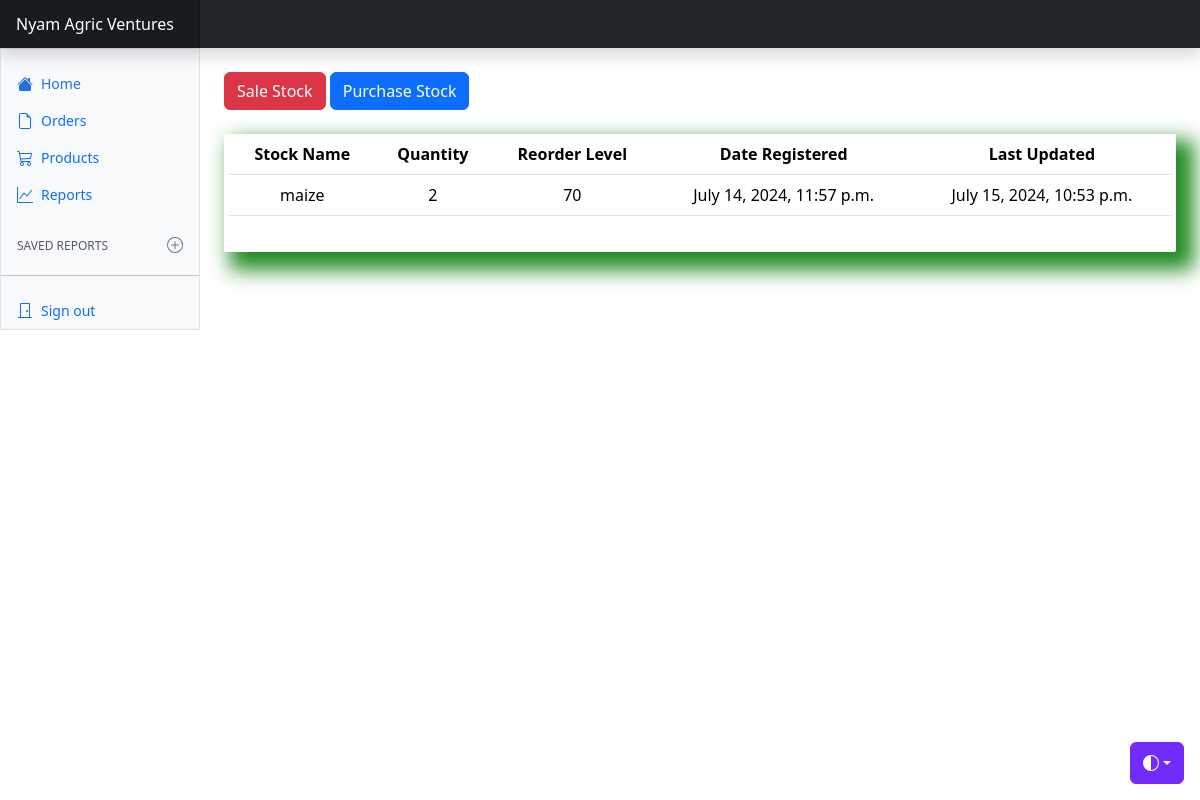
Screenshot of /stock_info/1/ with the database file from the repository.
### stock_app/models.py (models this page shows, shortened)
class Stock(models.Model):
    category = models.ForeignKey(Category, on_delete=models.CASCADE, blank=True, null=True)
    stock_name = models.CharField(max_length=100, blank=True, null=True)
    quantity = models.IntegerField(default=0, blank=True, null=True)
    quantity_purchased = models.IntegerField(default=0, blank=True, null=True)
    purchased_by = models.CharField(max_length=100, blank=True, null=True)
    quantity_sold = models.IntegerField(default=0, blank=True, null=True)
    sold_by = models.CharField(max_length=100, blank=True, null=True)
    sold_to = models.CharField(max_length=100, blank=True, null=True)
    reorder_level = models.IntegerField(blank=True, null=True)
    date_registered = models.DateTimeField(auto_now_add=True, auto_now=False)
    last_updated = models.DateTimeField(auto_now_add=False, auto_now=True)
    export_to_csv = models.BooleanField(default=False)

### stock_app/views.py (the view)
# urls.py: path('stock_info/<str:pk>/', views.stock_info, name="stock_info"),
def stock_info(request, pk):
    stock = Stock.objects.get(id=pk)
    context = {
        "stock": stock
    }
    return render(request, 'stock_info.html', context)

### stock_app/templates/stock_info.html (shortened to what this page needs)
<!doctype html>
{% load static %}
{% load crispy_forms_tags %}
<html lang="en" data-bs-theme="auto">
  <head><script src="/docs/5.3/assets/js/color-modes.js"></script>
     <link href="{% static 'css/stylesheet.css' %}" rel="stylesheet">
    <link href="{% static 'css/bootstrap.min.css' %}" rel="stylesheet">
    <link href="{% static 'css/dashboard.css' %}" rel="stylesheet">
    <link rel="stylesheet" href="https://cdn.jsdelivr.net/npm/@docsearch/css@3">
<link href="/docs/5.3/dist/css/bootstrap.min.css" rel="stylesheet">
    <link href="https://cdn.jsdelivr.net/npm/bootstrap-icons@1.10.5/font/bootstrap-icons.min.css" rel="stylesheet">
    <link href="dashboard.css" rel="stylesheet">
  </head>
  <body>
    <div class="dropdown position-fixed bottom-0 end-0 mb-3 me-3 bd-mode-toggle">
      <button class="btn btn-bd-primary py-2 dropdown-toggle d-flex align-items-center"
              id="bd-theme"
              type="button"
              aria-expanded="false"
              data-bs-toggle="dropdown"
              aria-label="Toggle theme (auto)">
        <svg class="bi my-1 theme-icon-active" width="1em" height="1em"><use href="#circle-half"></use></svg>
      </button>
    </div>
<header class="navbar sticky-top bg-dark flex-md-nowrap p-0 shadow" data-bs-theme="dark">
  <a class="navbar-brand col-md-3 col-lg-2 me-0 px-3 fs-6 text-white" href="#">Nyam Agric Ventures</a>
</header>
<div class="container-fluid">
  <div class="row">
    <div class="sidebar border border-right col-md-3 col-lg-2 p-0 bg-body-tertiary">
      <div class="offcanvas-md offcanvas-end bg-body-tertiary" tabindex="-1" id="sidebarMenu" aria-labelledby="sidebarMenuLabel">
        <div class="offcanvas-body d-md-flex flex-column p-0 pt-lg-3 overflow-y-auto">
          <ul class="nav flex-column">
            <li class="nav-item">
              <a class="nav-link d-flex align-items-center gap-2 active" aria-current="page" href="{% url 'home' %}">
                <svg class="bi"><use xlink:href="#house-fill"/></svg>
                Home
              </a>
            </li>
            <li class="nav-item">
              <a class="nav-link d-flex align-items-center gap-2" href="{% url 'stock_details' %}">
                <svg class="bi"><use xlink:href="#file-earmark"/></svg>
                Orders
              </a>
            </li>
            <li class="nav-item">
              <a class="nav-link d-flex align-items-center gap-2" href="{% url 'stock_list' %}">
                <svg class="bi"><use xlink:href="#cart"/></svg>
                Products
              </a>
            </li>
            <li class="nav-item">
              <a class="nav-link d-flex align-items-center gap-2" href="#">
                <svg class="bi"><use xlink:href="#graph-up"/></svg>
                Reports
              </a>
            </li>
          </ul>
          <h6 class="sidebar-heading d-flex justify-content-between align-items-center px-3 mt-4 mb-1 text-body-secondary text-uppercase">
            <span>Saved reports</span>
            <a class="link-secondary" href="#" aria-label="Add a new report">
              <svg class="bi"><use xlink:href="#plus-circle"/></svg>
            </a>
          </h6>
          <hr class="my-3">
          <ul class="nav flex-column mb-auto">
            <li class="nav-item">
              <a class="nav-link d-flex align-items-center gap-2" href="#">
                <svg class="bi"><use xlink:href="#door-closed"/></svg>
                Sign out
              </a>
            </li>
          </ul>
        </div>
      </div>
    </div>
    <main class="col-md-9 ms-sm-auto col-lg-10 px-md-4" >
      <br>
      <a href="{% url 'sale_stock' stock.id %}"><div class="btn btn-danger">Sale Stock</div></a>
       <a href="{% url 'purchase_stock' stock.id %}"><div class="btn btn-primary">Purchase Stock</div></a>
      <br>
      <br>
      <div class="display_table">
         <table class="table">
             <thead>
             <tr>
               <th>Stock Name</th>
               <th>Quantity</th>
               <th>Reorder Level</th>
               <th>Date Registered</th>
               <th>Last Updated</th>
             </tr>
             </thead>
             <tr>
                <td>{{stock.stock_name}}</td>
               <td>{{stock.reorder_level}}</td>
                <td>{{stock.quantity}}</td>
                <td>{{stock.date_registered}}</td>
                <td>{{stock.last_updated}}</td>
             </tr>
    </main>
  </div>
</div>
    <script src="https://cdn.jsdelivr.net/npm/chart.js@4.3.2/dist/chart.umd.js"></script><script src="dashboard.js"></script></body>
</html>

### stock_app/static/css/stylesheet.css (style rules this page uses)
.table { font-size= 13px; text-align: center; width: 95; margin: auto; }
.display_table { border-bottom-right-radius: 2px; padding-left: 5px; padding-right: 5px; padding-bottom: 20px; box-shadow: 12px 12px 20px 6px #228B22; }

### stock_app/static/css/dashboard.css (style rules this page uses)
.bi { display: inline-block; width: 1rem; height: 1rem; }
.sidebar .nav-link { font-size: .875rem; font-weight: 500; }
.sidebar .nav-link.active { color: #2470dc; }
.sidebar-heading { font-size: .75rem; }
.navbar-brand { padding-top: .75rem; padding-bottom: .75rem; background-color: rgba(0, 0, 0, .25); box-shadow: inset -1px 0 0 rgba(0, 0, 0, .25); }

### stock_app/templates/stock_info.html (style rules this page uses)
.bi { vertical-align: -.125em; fill: currentColor; }
.btn-bd-primary { --bd-violet-bg: #712cf9; --bd-violet-rgb: 112.520718, 44.062154, 249.437846; --bs-btn-font-weight: 600; --bs-btn-color: var(--bs-white); --bs-btn-bg: var(--bd-violet-bg); --bs-btn-border-color: var(--bd-violet-bg); --bs-btn-hover-color: var(--bs-white); --bs-btn-hover-bg: #6528e0; --bs-btn-hover-border-color: #6528e0; --bs-btn-focus-shadow-rgb: var(--bd-violet-rgb); --bs-btn-active-color: var(--bs-btn-hover-color); --bs-btn-active-bg: #5a23c8; --bs-btn-active-border-color: #5a23c8; }
.bd-mode-toggle { z-index: 1500; }

### rows the page displays
Stock: stock_name "maize", reorder_level "2", quantity "70", date_registered "July 14, 2024, 11:57 p.m.", last_updated "July 15, 2024, 10:53 p.m."
